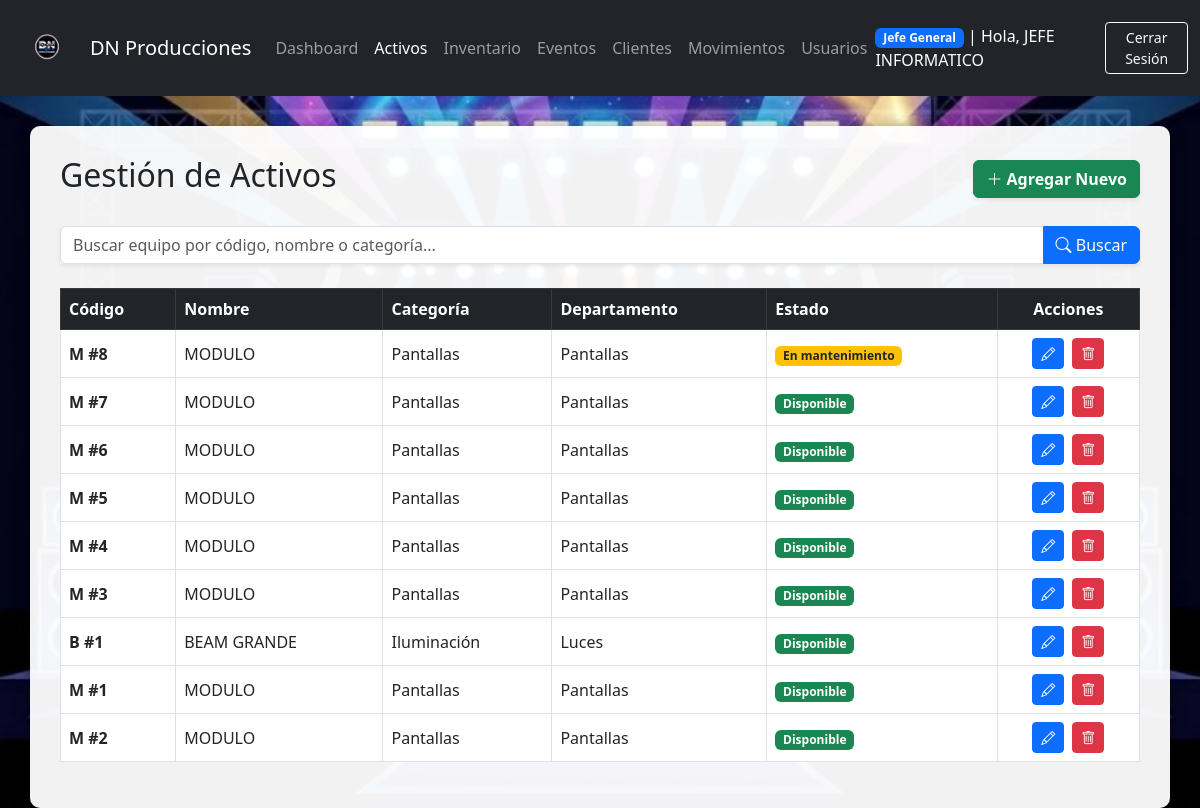
The page /activos.php (signed in) on the database its author committed.
### tables this page shows
CREATE TABLE `activos` (
  `id` int(11) NOT NULL AUTO_INCREMENT,
  `codigo` varchar(50) NOT NULL,
  `nombre` varchar(100) NOT NULL,
  `descripcion` text DEFAULT NULL,
  `id_categoria` int(11) NOT NULL,
  `id_departamento` int(11) NOT NULL,
  `estado` enum('Disponible','En uso','En mantenimiento','Dañado') DEFAULT 'Disponible',
  `fecha_compra` date DEFAULT NULL,
  `valor` decimal(10,2) DEFAULT NULL,
  PRIMARY KEY (`id`),
  UNIQUE KEY `codigo` (`codigo`),
  KEY `id_categoria` (`id_categoria`),
  KEY `id_departamento` (`id_departamento`),
  CONSTRAINT `activos_ibfk_1` FOREIGN KEY (`id_categoria`) REFERENCES `categorias` (`id`) ON UPDATE CASCADE,
  CONSTRAINT `activos_ibfk_2` FOREIGN KEY (`id_departamento`) REFERENCES `departamentos` (`id`) ON UPDATE CASCADE
);

CREATE TABLE `categorias` (
  `id` int(11) NOT NULL AUTO_INCREMENT,
  `nombre` varchar(50) NOT NULL,
  PRIMARY KEY (`id`),
  UNIQUE KEY `nombre` (`nombre`)
);

CREATE TABLE `departamentos` (
  `id` int(11) NOT NULL AUTO_INCREMENT,
  `nombre` varchar(50) NOT NULL,
  PRIMARY KEY (`id`),
  UNIQUE KEY `nombre` (`nombre`)
);

### activos.php (the view, shortened to what this page needs)
<?php
require 'db.php';
$search = isset($_GET['search']) ? $conn->real_escape_string($_GET['search']) : '';
$sql = "SELECT a.*, c.nombre as categoria_nombre, d.nombre as departamento_nombre
        FROM activos a
        LEFT JOIN categorias c ON a.id_categoria = c.id
        LEFT JOIN departamentos d ON a.id_departamento = d.id";
$is_global = in_array($_SESSION['rol'], ['admin', 'jefe_general']);
$sql .= " ORDER BY a.id DESC";
$result = $conn->query($sql);
?>
<!DOCTYPE html>
<html lang="es">
<head>
    <link href="https://cdn.jsdelivr.net/npm/bootstrap@5.3.0/dist/css/bootstrap.min.css" rel="stylesheet">
    <link rel="stylesheet" href="https://cdn.jsdelivr.net/npm/bootstrap-icons@1.10.5/font/bootstrap-icons.css">
</head>
<body>
    <nav class="navbar navbar-expand-lg navbar-dark bg-dark">
        <div class="container-fluid">
            <a class="navbar-brand d-flex align-items-center" href="admin.php">
                <img src="logo_dn_transparente.png" alt="Logo" width="70" height="70" class="me-2" style="object-fit: contain;">
                DN Producciones
            </a>
            <div class="collapse navbar-collapse" id="navbarNav">
                <ul class="navbar-nav me-auto">
                    <li class="nav-item"><a class="nav-link" href="admin.php">Dashboard</a></li>
                    <li class="nav-item"><a class="nav-link active" href="activos.php">Activos</a></li>
                    <li class="nav-item"><a class="nav-link" href="inventario.php">Inventario</a></li>
                    <li class="nav-item"><a class="nav-link" href="eventos.php">Eventos</a></li>
                    <?php if($is_global): ?>
                    <li class="nav-item"><a class="nav-link" href="clientes.php">Clientes</a></li>
                    <li class="nav-item"><a class="nav-link" href="movimientos.php">Movimientos</a></li>
                    <?php endif; ?>
                    <?php if(isset($_SESSION['rol']) && $_SESSION['rol'] === 'admin'): ?><li class="nav-item"><a class="nav-link" href="usuarios.php">Usuarios</a></li><?php endif; ?>
                </ul>
                <span class="navbar-text me-3 text-white">
                    <strong class="badge bg-primary"><?php echo $is_global ? 'Jefe General' : 'Jefe Dept'; ?></strong> | Hola, <?php echo htmlspecialchars($_SESSION['nombre']); ?>
                </span>
                <a href="logout.php" class="btn btn-outline-light btn-sm">Cerrar Sesión</a>
            </div>
        </div>
    </nav>
    <div class="container dashboard-container">
        <div class="d-flex justify-content-between align-items-center mb-4">
            <h2>Gestión de Activos</h2>
            <button class="btn btn-success fw-bold shadow-sm" data-bs-toggle="modal" data-bs-target="#modalNuevoActivo">
                <i class="bi bi-plus-lg"></i> Agregar Nuevo
            </button>
        </div>
        <form method="GET" action="activos.php" class="mb-4">
            <div class="input-group shadow-sm">
                <input type="text" name="search" class="form-control" placeholder="Buscar equipo por código, nombre o categoría..." value="<?php echo htmlspecialchars($search); ?>">
                <button class="btn btn-primary" type="submit"><i class="bi bi-search"></i> Buscar</button>
            </div>
        </form>
        <div class="table-responsive">
            <table class="table table-hover table-bordered align-middle bg-white">
                <thead class="table-dark">
                    <tr>
                        <th>Código</th>
                        <th>Nombre</th>
                        <th>Categoría</th>
                        <th>Departamento</th>
                        <th>Estado</th>
                        <th class="text-center">Acciones</th>
                    </tr>
                </thead>
                <tbody>
                    <?php
                    if ($result->num_rows > 0) {
                        while($row = $result->fetch_assoc()) {
                            $badge_class = 'bg-secondary';
                            if($row['estado'] == 'Disponible') $badge_class = 'bg-success';
                            if($row['estado'] == 'En mantenimiento') $badge_class = 'bg-warning text-dark';
                            echo "<tr>
                                <td><strong>{$row['codigo']}</strong></td>
                                <td>{$row['nombre']}</td>
                                <td>{$row['categoria_nombre']}</td>
                                <td>{$row['departamento_nombre']}</td>
                                <td><span class='badge {$badge_class}'>{$row['estado']}</span></td>
                                <td class='text-center'>
                                    <button class='btn btn-primary btn-sm me-1' onclick='abrirModalEditarActivo(this)'
                                        data-id='{$row['id']}'
                                        data-codigo='{$row['codigo']}'
                                        data-nombre='{$row['nombre']}'
                                        data-desc='{$row['descripcion']}'
                                        data-categoria='{$row['id_categoria']}'
                                        data-departamento='{$row['id_departamento']}'
                                        data-estado='{$row['estado']}'
                                        data-fecha='{$row['fecha_compra']}' title='Editar'>
                                        <i class='bi bi-pencil'></i>
                                    </button>
                                    <button class='btn btn-danger btn-sm' onclick='confirmarEliminarActivo({$row['id']})' title='Eliminar'>
                                        <i class='bi bi-trash'></i>
                                    </button>
                                </td>
                            </tr>";
                        }
                    } else {
                        echo "<tr><td colspan='6' class='text-center py-4 text-muted'>No se encontraron activos con esa búsqueda.</td></tr>";
                    }
                    ?>
                </tbody>
            </table>
        </div>
    </div>
</body>
</html>

### activos.php (style rules this page uses)
body { background-image: url('fondo.jpg'); background-size: cover; background-position: center; background-attachment: fixed; }
.dashboard-container { background: rgba(255, 255, 255, 0.95); border-radius: 10px; padding: 30px; margin-top: 30px; box-shadow: 0 4px 15px rgba(0,0,0,0.5); min-height: 80vh; }

### rows shown on the page
activos: codigo "M #8", nombre "MODULO", id_categoria.nombre "Pantallas", id_departamento.nombre "Pantallas", estado "En mantenimiento"
activos: codigo "M #7", nombre "MODULO", id_categoria.nombre "Pantallas", id_departamento.nombre "Pantallas", estado "Disponible"
activos: codigo "M #6", nombre "MODULO", id_categoria.nombre "Pantallas", id_departamento.nombre "Pantallas", estado "Disponible"
activos: codigo "M #5", nombre "MODULO", id_categoria.nombre "Pantallas", id_departamento.nombre "Pantallas", estado "Disponible"
activos: codigo "M #4", nombre "MODULO", id_categoria.nombre "Pantallas", id_departamento.nombre "Pantallas", estado "Disponible"
activos: codigo "M #3", nombre "MODULO", id_categoria.nombre "Pantallas", id_departamento.nombre "Pantallas", estado "Disponible"
activos: codigo "B #1", nombre "BEAM GRANDE", id_categoria.nombre "Iluminación", id_departamento.nombre "Luces", estado "Disponible"
activos: codigo "M #1", nombre "MODULO", id_categoria.nombre "Pantallas", id_departamento.nombre "Pantallas", estado "Disponible"
activos: codigo "M #2", nombre "MODULO", id_categoria.nombre "Pantallas", id_departamento.nombre "Pantallas", estado "Disponible"

### other values the page prints
$_SESSION['nombre'] "JEFE INFORMATICO"
